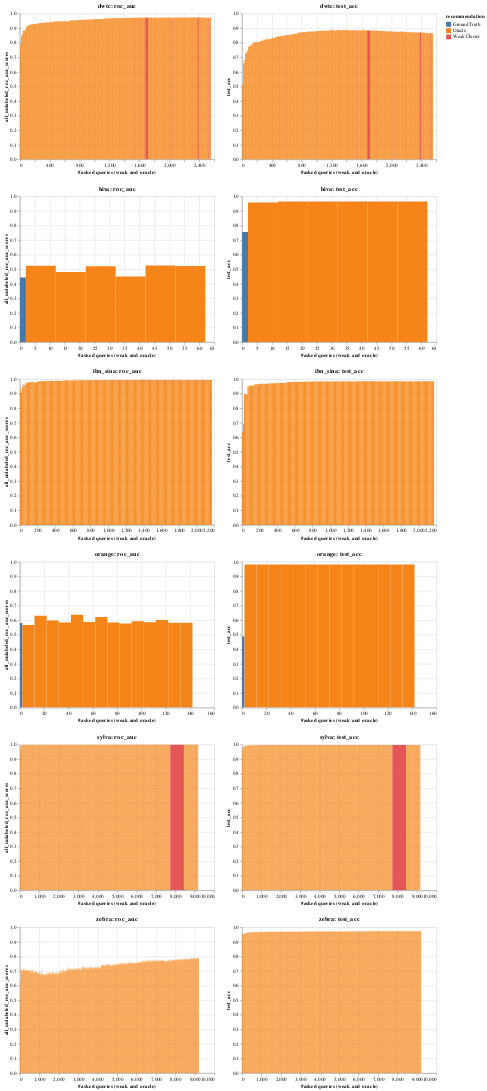

Notebook source saved alongside this figure:
### Code cell
def visualise_top_n(top_n=0):
    charts = []

    alt.renderers.enable("html")

    for result in loaded_data[top_n][:]:
        metrics = loads(result.metrics_per_al_cycle)
        test_data_metrics = [
            metrics["test_data_metrics"][0][f][0]["weighted avg"]
            for f in range(0, len(metrics["test_data_metrics"][0]))
        ]
        test_acc = [
            metrics["test_data_metrics"][0][f][0]["accuracy"]
            for f in range(0, len(metrics["test_data_metrics"][0]))
        ]

        data = pd.DataFrame(
            {
                "iteration": range(0, len(metrics["all_unlabeled_roc_auc_scores"])),
                "all_unlabeled_roc_auc_scores": metrics["all_unlabeled_roc_auc_scores"],
                "query_length": metrics["query_length"],
                "recommendation": metrics["recommendation"],
                "query_strong_accuracy_list": metrics["query_strong_accuracy_list"],
                "f1": [i["f1-score"] for i in test_data_metrics],
                "test_acc": test_acc,
                #'asked_queries': [sum(metrics['query_length'][:i]) for i in range(0, len(metrics['query_length']))],
            }
        )

        # bar width
        data["asked_queries"] = data["query_length"].cumsum()
        data["asked_queries_end"] = data["asked_queries"].shift(fill_value=0)

        # print(data[['asked_queries', 'query_length']])

        data["recommendation"] = data["recommendation"].replace(
            {
                "A": "Oracle",
                "C": "Weak Cluster",
                "U": "Weak Certainty",
                "G": "Ground Truth",
            }
        )

        # data = data[:100]

        # calculate global score OHNE

        chart = (
            alt.Chart(data)
            .mark_rect(
                # point=True,
                # line=True,
                # interpolate='step-after',
            )
            .encode(
                x=alt.X("asked_queries_end", title="#asked queries (weak and oracle)"),
                x2="asked_queries",
                color=alt.Color("recommendation", scale=alt.Scale(scheme="tableau10")),
                tooltip=[
                    "iteration",
                    "f1",
                    "test_acc",
                    "all_unlabeled_roc_auc_scores",
                    "query_strong_accuracy_list",
                    "query_length",
                    "recommendation",
                ],
                # scale=alt.Scale(domain=[0,1])
            )
            .properties(title=result.dataset_name)
            .interactive()
        )
        charts.append(
            alt.hconcat(
                chart.encode(
                    alt.Y(
                        "all_unlabeled_roc_auc_scores", scale=alt.Scale(domain=[0, 1])
                    )
                ).properties(title=result.dataset_name + ": roc_auc"),
                # chart.encode(alt.Y('f1', scale=alt.Scale(domain=[0,1]))).properties(title=result.dataset_name + ': f1'),
                chart.encode(
                    alt.Y("test_acc", scale=alt.Scale(domain=[0, 1]))
                ).properties(title=result.dataset_name + ": test_acc"),
            )
        )

    return alt.vconcat(*charts).configure()


visualise_top_n(0)

### Figure 1 — Vega-Lite specification as saved in the notebook (floating-point values rounded to 4 significant figures; data arrays with more than 128 entries replaced by an {"elided": "..."} marker saying what was removed)
{"config": {"view": {"continuousWidth": 400, "continuousHeight": 300}}, "vconcat": [{"hconcat": [{"mark": "rect", "encoding": {"color": {"type": "nominal", "field": "recommendation", "scale": {"scheme": "tableau10"}}, "tooltip": [{"type": "quantitative", "field": "iteration"}, {"type": "quantitative", "field": "f1"}, {"type": "quantitative", "field": "test_acc"}, {"type": "quantitative", "field": "all_unlabeled_roc_auc_scores"}, {"type": "quantitative", "field": "query_strong_accuracy_list"}, {"type": "quantitative", "field": "query_length"}, {"type": "nominal", "field": "recommendation"}], "x": {"type": "quantitative", "field": "asked_queries_end", "title": "#asked queries (weak and oracle)"}, "x2": {"field": "asked_queries"}, "y": {"type": "quantitative", "field": "all_unlabeled_roc_auc_scores", "scale": {"domain": [0, 1]}}}, "selection": {"selector229": {"type": "interval", "bind": "scales", "encodings": ["x", "y"]}}, "title": "dwtc: roc_auc"}, {"mark": "rect", "encoding": {"color": {"type": "nominal", "field": "recommendation", "scale": {"scheme": "tableau10"}}, "tooltip": [{"type": "quantitative", "field": "iteration"}, {"type": "quantitative", "field": "f1"}, {"type": "quantitative", "field": "test_acc"}, {"type": "quantitative", "field": "all_unlabeled_roc_auc_scores"}, {"type": "quantitative", "field": "query_strong_accuracy_list"}, {"type": "quantitative", "field": "query_length"}, {"type": "nominal", "field": "recommendation"}], "x": {"type": "quantitative", "field": "asked_queries_end", "title": "#asked queries (weak and oracle)"}, "x2": {"field": "asked_queries"}, "y": {"type": "quantitative", "field": "test_acc", "scale": {"domain": [0, 1]}}}, "selection": {"selector229": {"type": "interval", "bind": "scales", "encodings": ["x", "y"]}}, "title": "dwtc: test_acc"}], "data": {"name": "data-dba3ee83c991417946216be82216f95b"}}, {"hconcat": [{"mark": "rect", "encoding": {"color": {"type": "nominal", "field": "recommendation", "scale": {"scheme": "tableau10"}}, "tooltip": [{"type": "quantitative", "field": "iteration"}, {"type": "quantitative", "field": "f1"}, {"type": "quantitative", "field": "test_acc"}, {"type": "quantitative", "field": "all_unlabeled_roc_auc_scores"}, {"type": "quantitative", "field": "query_strong_accuracy_list"}, {"type": "quantitative", "field": "query_length"}, {"type": "nominal", "field": "recommendation"}], "x": {"type": "quantitative", "field": "asked_queries_end", "title": "#asked queries (weak and oracle)"}, "x2": {"field": "asked_queries"}, "y": {"type": "quantitative", "field": "all_unlabeled_roc_auc_scores", "scale": {"domain": [0, 1]}}}, "selection": {"selector230": {"type": "interval", "bind": "scales", "encodings": ["x", "y"]}}, "title": "hiva: roc_auc"}, {"mark": "rect", "encoding": {"color": {"type": "nominal", "field": "recommendation", "scale": {"scheme": "tableau10"}}, "tooltip": [{"type": "quantitative", "field": "iteration"}, {"type": "quantitative", "field": "f1"}, {"type": "quantitative", "field": "test_acc"}, {"type": "quantitative", "field": "all_unlabeled_roc_auc_scores"}, {"type": "quantitative", "field": "query_strong_accuracy_list"}, {"type": "quantitative", "field": "query_length"}, {"type": "nominal", "field": "recommendation"}], "x": {"type": "quantitative", "field": "asked_queries_end", "title": "#asked queries (weak and oracle)"}, "x2": {"field": "asked_queries"}, "y": {"type": "quantitative", "field": "test_acc", "scale": {"domain": [0, 1]}}}, "selection": {"selector230": {"type": "interval", "bind": "scales", "encodings": ["x", "y"]}}, "title": "hiva: test_acc"}], "data": {"name": "data-7a406514cb4fec0f5bc2d9288beb5ecd"}}, {"hconcat": [{"mark": "rect", "encoding": {"color": {"type": "nominal", "field": "recommendation", "scale": {"scheme": "tableau10"}}, "tooltip": [{"type": "quantitative", "field": "iteration"}, {"type": "quantitative", "field": "f1"}, {"type": "quantitative", "field": "test_acc"}, {"type": "quantitative", "field": "all_unlabeled_roc_auc_scores"}, {"type": "quantitative", "field": "query_strong_accuracy_list"}, {"type": "quantitative", "field": "query_length"}, {"type": "nominal", "field": "recommendation"}], "x": {"type": "quantitative", "field": "asked_queries_end", "title": "#asked queries (weak and oracle)"}, "x2": {"field": "asked_queries"}, "y": {"type": "quantitative", "field": "all_unlabeled_roc_auc_scores", "scale": {"domain": [0, 1]}}}, "selection": {"selector231": {"type": "interval", "bind": "scales", "encodings": ["x", "y"]}}, "title": "ibn_sina: roc_auc"}, {"mark": "rect", "encoding": {"color": {"type": "nominal", "field": "recommendation", "scale": {"scheme": "tableau10"}}, "tooltip": [{"type": "quantitative", "field": "iteration"}, {"type": "quantitative", "field": "f1"}, {"type": "quantitative", "field": "test_acc"}, {"type": "quantitative", "field": "all_unlabeled_roc_auc_scores"}, {"type": "quantitative", "field": "query_strong_accuracy_list"}, {"type": "quantitative", "field": "query_length"}, {"type": "nominal", "field": "recommendation"}], "x": {"type": "quantitative", "field": "asked_queries_end", "title": "#asked queries (weak and oracle)"}, "x2": {"field": "asked_queries"}, "y": {"type": "quantitative", "field": "test_acc", "scale": {"domain": [0, 1]}}}, "selection": {"selector231": {"type": "interval", "bind": "scales", "encodings": ["x", "y"]}}, "title": "ibn_sina: test_acc"}], "data": {"name": "data-ac212e96faee00c09f4de7a43a30f25b"}}, {"hconcat": [{"mark": "rect", "encoding": {"color": {"type": "nominal", "field": "recommendation", "scale": {"scheme": "tableau10"}}, "tooltip": [{"type": "quantitative", "field": "iteration"}, {"type": "quantitative", "field": "f1"}, {"type": "quantitative", "field": "test_acc"}, {"type": "quantitative", "field": "all_unlabeled_roc_auc_scores"}, {"type": "quantitative", "field": "query_strong_accuracy_list"}, {"type": "quantitative", "field": "query_length"}, {"type": "nominal", "field": "recommendation"}], "x": {"type": "quantitative", "field": "asked_queries_end", "title": "#asked queries (weak and oracle)"}, "x2": {"field": "asked_queries"}, "y": {"type": "quantitative", "field": "all_unlabeled_roc_auc_scores", "scale": {"domain": [0, 1]}}}, "selection": {"selector232": {"type": "interval", "bind": "scales", "encodings": ["x", "y"]}}, "title": "orange: roc_auc"}, {"mark": "rect", "encoding": {"color": {"type": "nominal", "field": "recommendation", "scale": {"scheme": "tableau10"}}, "tooltip": [{"type": "quantitative", "field": "iteration"}, {"type": "quantitative", "field": "f1"}, {"type": "quantitative", "field": "test_acc"}, {"type": "quantitative", "field": "all_unlabeled_roc_auc_scores"}, {"type": "quantitative", "field": "query_strong_accuracy_list"}, {"type": "quantitative", "field": "query_length"}, {"type": "nominal", "field": "recommendation"}], "x": {"type": "quantitative", "field": "asked_queries_end", "title": "#asked queries (weak and oracle)"}, "x2": {"field": "asked_queries"}, "y": {"type": "quantitative", "field": "test_acc", "scale": {"domain": [0, 1]}}}, "selection": {"selector232": {"type": "interval", "bind": "scales", "encodings": ["x", "y"]}}, "title": "orange: test_acc"}], "data": {"name": "data-564878dca3de147842974af155e04bae"}}, {"hconcat": [{"mark": "rect", "encoding": {"color": {"type": "nominal", "field": "recommendation", "scale": {"scheme": "tableau10"}}, "tooltip": [{"type": "quantitative", "field": "iteration"}, {"type": "quantitative", "field": "f1"}, {"type": "quantitative", "field": "test_acc"}, {"type": "quantitative", "field": "all_unlabeled_roc_auc_scores"}, {"type": "quantitative", "field": "query_strong_accuracy_list"}, {"type": "quantitative", "field": "query_length"}, {"type": "nominal", "field": "recommendation"}], "x": {"type": "quantitative", "field": "asked_queries_end", "title": "#asked queries (weak and oracle)"}, "x2": {"field": "asked_queries"}, "y": {"type": "quantitative", "field": "all_unlabeled_roc_auc_scores", "scale": {"domain": [0, 1]}}}, "selection": {"selector233": {"type": "interval", "bind": "scales", "encodings": ["x", "y"]}}, "title": "sylva: roc_auc"}, {"mark": "rect", "encoding": {"color": {"type": "nominal", "field": "recommendation", "scale": {"scheme": "tableau10"}}, "tooltip": [{"type": "quantitative", "field": "iteration"}, {"type": "quantitative", "field": "f1"}, {"type": "quantitative", "field": "test_acc"}, {"type": "quantitative", "field": "all_unlabeled_roc_auc_scores"}, {"type": "quantitative", "field": "query_strong_accuracy_list"}, {"type": "quantitative", "field": "query_length"}, {"type": "nominal", "field": "recommendation"}], "x": {"type": "quantitative", "field": "asked_queries_end", "title": "#asked queries (weak and oracle)"}, "x2": {"field": "asked_queries"}, "y": {"type": "quantitative", "field": "test_acc", "scale": {"domain": [0, 1]}}}, "selection": {"selector233": {"type": "interval", "bind": "scales", "encodings": ["x", "y"]}}, "title": "sylva: test_acc"}], "data": {"name": "data-0da39c2c7e62df2e84fb68cbb6a4faf4"}}, {"hconcat": [{"mark": "rect", "encoding": {"color": {"type": "nominal", "field": "recommendation", "scale": {"scheme": "tableau10"}}, "tooltip": [{"type": "quantitative", "field": "iteration"}, {"type": "quantitative", "field": "f1"}, {"type": "quantitative", "field": "test_acc"}, {"type": "quantitative", "field": "all_unlabeled_roc_auc_scores"}, {"type": "quantitative", "field": "query_strong_accuracy_list"}, {"type": "quantitative", "field": "query_length"}, {"type": "nominal", "field": "recommendation"}], "x": {"type": "quantitative", "field": "asked_queries_end", "title": "#asked queries (weak and oracle)"}, "x2": {"field": "asked_queries"}, "y": {"type": "quantitative", "field": "all_unlabeled_roc_auc_scores", "scale": {"domain": [0, 1]}}}, "selection": {"selector234": {"type": "interval", "bind": "scales", "encodings": ["x", "y"]}}, "title": "zebra: roc_auc"}, {"mark": "rect", "encoding": {"color": {"type": "nominal", "field": "recommendation", "scale": {"scheme": "tableau10"}}, "tooltip": [{"type": "quantitative", "field": "iteration"}, {"type": "quantitative", "field": "f1"}, {"type": "quantitative", "field": "test_acc"}, {"type": "quantitative", "field": "all_unlabeled_roc_auc_scores"}, {"type": "quantitative", "field": "query_strong_accuracy_list"}, {"type": "quantitative", "field": "query_length"}, {"type": "nominal", "field": "recommendation"}], "x": {"type": "quantitative", "field": "asked_queries_end", "title": "#asked queries (weak and oracle)"}, "x2": {"field": "asked_queries"}, "y": {"type": "quantitative", "field": "test_acc", "scale": {"domain": [0, 1]}}}, "selection": {"selector234": {"type": "interval", "bind": "scales", "encodings": ["x", "y"]}}, "title": "zebra: test_acc"}], "data": {"name": "data-06782331d175ebbf383afabcbf02e228"}}], "$schema": "https://vega.github.io/schema/vega-lite/v4.0.2.json", "datasets": {"data-dba3ee83c991417946216be82216f95b": {"elided": "254 records"}, "data-7a406514cb4fec0f5bc2d9288beb5ecd": [{"iteration": 0, "all_unlabeled_roc_auc_scores": 0.4428, "query_length": 2, "recommendation": "Ground Truth", "query_strong_accuracy_list": null, "f1": 0.8317, "test_acc": 0.756, "asked_queries": 2, "asked_queries_end": 0}, {"iteration": 1, "all_unlabeled_roc_auc_scores": 0.5247, "query_length": 10, "recommendation": "Oracle", "query_strong_accuracy_list": null, "f1": 0.9486, "test_acc": 0.9585, "asked_queries": 12, "asked_queries_end": 2}, {"iteration": 2, "all_unlabeled_roc_auc_scores": 0.4819, "query_length": 10, "recommendation": "Oracle", "query_strong_accuracy_list": null, "f1": 0.9478, "test_acc": 0.9648, "asked_queries": 22, "asked_queries_end": 12}, {"iteration": 3, "all_unlabeled_roc_auc_scores": 0.5199, "query_length": 10, "recommendation": "Oracle", "query_strong_accuracy_list": null, "f1": 0.9479, "test_acc": 0.965, "asked_queries": 32, "asked_queries_end": 22}, {"iteration": 4, "all_unlabeled_roc_auc_scores": 0.4506, "query_length": 10, "recommendation": "Oracle", "query_strong_accuracy_list": null, "f1": 0.9479, "test_acc": 0.965, "asked_queries": 42, "asked_queries_end": 32}, {"iteration": 5, "all_unlabeled_roc_auc_scores": 0.5249, "query_length": 10, "recommendation": "Oracle", "query_strong_accuracy_list": null, "f1": 0.9479, "test_acc": 0.965, "asked_queries": 52, "asked_queries_end": 42}, {"iteration": 6, "all_unlabeled_roc_auc_scores": 0.5225, "query_length": 10, "recommendation": "Oracle", "query_strong_accuracy_list": null, "f1": 0.9479, "test_acc": 0.965, "asked_queries": 62, "asked_queries_end": 52}], "data-ac212e96faee00c09f4de7a43a30f25b": {"elided": "218 records"}, "data-564878dca3de147842974af155e04bae": [{"iteration": 0, "all_unlabeled_roc_auc_scores": 0.5796, "query_length": 2, "recommendation": "Ground Truth", "query_strong_accuracy_list": null, "f1": 0.6397, "test_acc": 0.488, "asked_queries": 2, "asked_queries_end": 0}, {"iteration": 1, "all_unlabeled_roc_auc_scores": 0.5666, "query_length": 10, "recommendation": "Oracle", "query_strong_accuracy_list": null, "f1": 0.9734, "test_acc": 0.9822, "asked_queries": 12, "asked_queries_end": 2}, {"iteration": 2, "all_unlabeled_roc_auc_scores": 0.6301, "query_length": 10, "recommendation": "Oracle", "query_strong_accuracy_list": null, "f1": 0.9734, "test_acc": 0.9822, "asked_queries": 22, "asked_queries_end": 12}, {"iteration": 3, "all_unlabeled_roc_auc_scores": 0.5972, "query_length": 10, "recommendation": "Oracle", "query_strong_accuracy_list": null, "f1": 0.9735, "test_acc": 0.9823, "asked_queries": 32, "asked_queries_end": 22}, {"iteration": 4, "all_unlabeled_roc_auc_scores": 0.584, "query_length": 10, "recommendation": "Oracle", "query_strong_accuracy_list": null, "f1": 0.9735, "test_acc": 0.9823, "asked_queries": 42, "asked_queries_end": 32}, {"iteration": 5, "all_unlabeled_roc_auc_scores": 0.6361, "query_length": 10, "recommendation": "Oracle", "query_strong_accuracy_list": null, "f1": 0.9735, "test_acc": 0.9823, "asked_queries": 52, "asked_queries_end": 42}, {"iteration": 6, "all_unlabeled_roc_auc_scores": 0.588, "query_length": 10, "recommendation": "Oracle", "query_strong_accuracy_list": null, "f1": 0.9735, "test_acc": 0.9823, "asked_queries": 62, "asked_queries_end": 52}, {"iteration": 7, "all_unlabeled_roc_auc_scores": 0.6218, "query_length": 10, "recommendation": "Oracle", "query_strong_accuracy_list": null, "f1": 0.9735, "test_acc": 0.9823, "asked_queries": 72, "asked_queries_end": 62}, {"iteration": 8, "all_unlabeled_roc_auc_scores": 0.5842, "query_length": 10, "recommendation": "Oracle", "query_strong_accuracy_list": null, "f1": 0.9735, "test_acc": 0.9823, "asked_queries": 82, "asked_queries_end": 72}, {"iteration": 9, "all_unlabeled_roc_auc_scores": 0.5762, "query_length": 10, "recommendation": "Oracle", "query_strong_accuracy_list": null, "f1": 0.9735, "test_acc": 0.9823, "asked_queries": 92, "asked_queries_end": 82}, {"iteration": 10, "all_unlabeled_roc_auc_scores": 0.5924, "query_length": 10, "recommendation": "Oracle", "query_strong_accuracy_list": null, "f1": 0.9735, "test_acc": 0.9823, "asked_queries": 102, "asked_queries_end": 92}, {"iteration": 11, "all_unlabeled_roc_auc_scores": 0.5858, "query_length": 10, "recommendation": "Oracle", "query_strong_accuracy_list": null, "f1": 0.9735, "test_acc": 0.9823, "asked_queries": 112, "asked_queries_end": 102}, {"iteration": 12, "all_unlabeled_roc_auc_scores": 0.6013, "query_length": 10, "recommendation": "Oracle", "query_strong_accuracy_list": null, "f1": 0.9735, "test_acc": 0.9823, "asked_queries": 122, "asked_queries_end": 112}, {"iteration": 13, "all_unlabeled_roc_auc_scores": 0.5822, "query_length": 10, "recommendation": "Oracle", "query_strong_accuracy_list": null, "f1": 0.9735, "test_acc": 0.9823, "asked_queries": 132, "asked_queries_end": 122}, {"iteration": 14, "all_unlabeled_roc_auc_scores": 0.5821, "query_length": 10, "recommendation": "Oracle", "query_strong_accuracy_list": null, "f1": 0.9735, "test_acc": 0.9823, "asked_queries": 142, "asked_queries_end": 132}], "data-0da39c2c7e62df2e84fb68cbb6a4faf4": {"elided": "848 records"}, "data-06782331d175ebbf383afabcbf02e228": {"elided": "922 records"}}}
